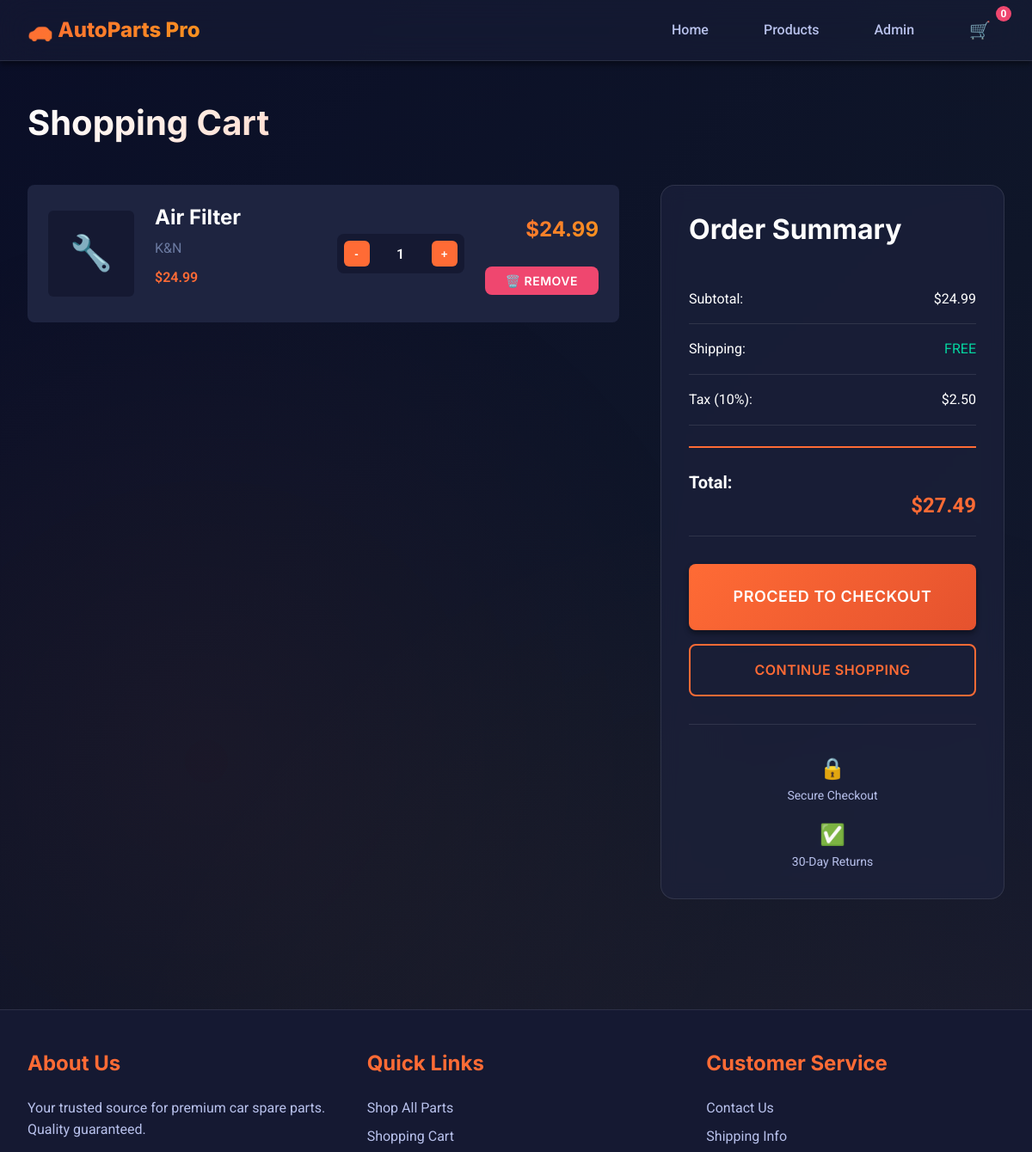
/cart (upper part), run on an earlier commit of the app's database.
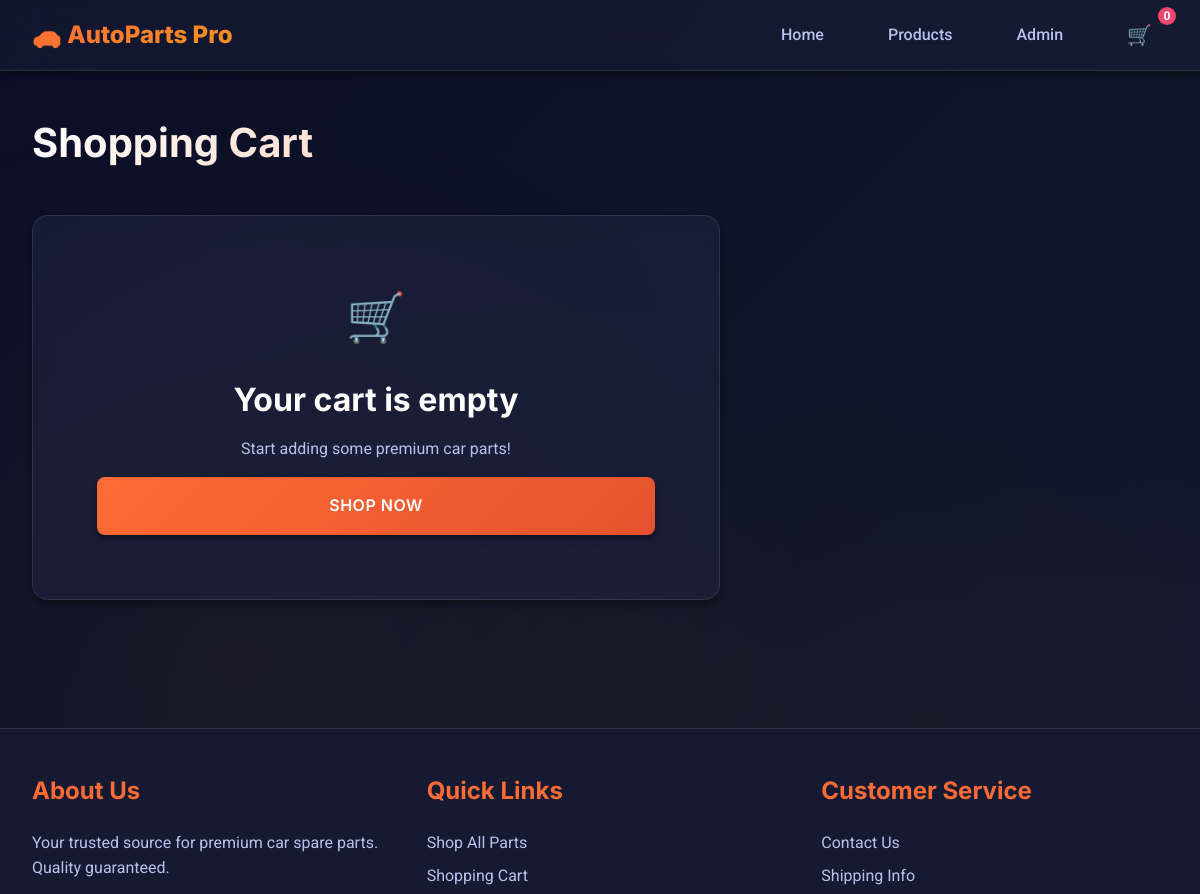
And on a later commit of the database.
### app.py (models this page shows)
class CartItem(db.Model):
    id = db.Column(db.Integer, primary_key=True)
    product_id = db.Column(db.Integer, db.ForeignKey('product.id'), nullable=False)
    quantity = db.Column(db.Integer, default=1)
    session_id = db.Column(db.String(100))
    product = db.relationship('Product', backref='cart_items')

class Product(db.Model):
    id = db.Column(db.Integer, primary_key=True)
    name = db.Column(db.String(200), nullable=False)
    description = db.Column(db.Text)
    price = db.Column(db.Float, nullable=False)
    stock = db.Column(db.Integer, default=0)
    brand = db.Column(db.String(100))
    part_number = db.Column(db.String(100))
    image_url = db.Column(db.String(500))
    category_id = db.Column(db.Integer, db.ForeignKey('category.id'), nullable=False)
    compatible_cars = db.Column(db.Text)  # Stored as comma-separated values
    specifications = db.Column(db.Text)
    featured = db.Column(db.Boolean, default=False)
    created_at = db.Column(db.DateTime, default=datetime.utcnow)

### app.py (the view)
@app.route('/cart')
def cart():
    cart_items = CartItem.query.all()
    total = sum(item.product.price * item.quantity for item in cart_items)
    return render_template('cart.html', cart_items=cart_items, total=total)

### templates/cart.html (shortened to what the changed rows need)
{% extends 'base.html' %}
{% block content %}
<section style="padding-top: var(--space-xl);">
    <div class="container">
        <h1 class="hero-title" style="font-size: var(--text-4xl); margin-bottom: var(--space-xl);">Shopping Cart</h1>
        <div style="display: grid; grid-template-columns: 1fr 400px; gap: var(--space-xl);">
            <div>
                {% if cart_items %}
                {% for item in cart_items %}
                <div class="cart-item" id="cart-item-{{ item.id }}">
                    <div
                        style="background: var(--bg-secondary); width: 100px; height: 100px; border-radius: var(--radius-sm); display: flex; align-items: center; justify-content: center; font-size: var(--text-4xl);">
                        🔧
                    </div>
                    <div class="cart-item-details">
                        <h4>{{ item.product.name }}</h4>
                        <p style="color: var(--text-muted); margin-bottom: var(--space-xs);">{{ item.product.brand }}
                        </p>
                        <p style="color: var(--primary); font-weight: 600;">${{ "%.2f"|format(item.product.price) }}</p>
                    </div>
                    <div class="quantity-control">
                        <button class="quantity-btn" onclick="updateQuantity({{ item.id }}, -1)">-</button>
                        <span class="quantity-value" id="quantity-{{ item.id }}">{{ item.quantity }}</span>
                        <button class="quantity-btn" onclick="updateQuantity({{ item.id }}, 1)">+</button>
                    </div>
                    <div style="text-align: right;">
                        <p class="card-price" style="margin-bottom: var(--space-md);">${{
                            "%.2f"|format(item.product.price * item.quantity) }}</p>
                        <button class="btn btn-outline btn-sm" onclick="removeItem({{ item.id }})"
                            style="background: var(--danger); color: white; border: none;">
                            🗑️ Remove
                        </button>
                    </div>
                </div>
                {% endfor %}
                {% else %}
                <div class="card text-center" style="padding: var(--space-2xl);">
                    <div style="font-size: var(--text-5xl); margin-bottom: var(--space-md);">🛒</div>
                    <h3>Your cart is empty</h3>
                    <p>Start adding some premium car parts!</p>
                    <a href="{{ url_for('products') }}" class="btn btn-primary">Shop Now</a>
                </div>
                {% endif %}
            </div>
            {% if cart_items %}
            <div class="cart-summary">
                <h3 style="margin-bottom: var(--space-lg);">Order Summary</h3>
                <div class="summary-row">
                    <span>Subtotal:</span>
                    <span id="subtotal">${{ "%.2f"|format(total) }}</span>
                </div>
                <div class="summary-row">
                    <span>Shipping:</span>
                    <span style="color: var(--success);">FREE</span>
                </div>
                <div class="summary-row">
                    <span>Tax (10%):</span>
                    <span id="tax">${{ "%.2f"|format(total * 0.1) }}</span>
                </div>
                <div class="summary-row"
                    style="border-top: 2px solid var(--primary); padding-top: var(--space-md); margin-top: var(--space-md);">
                    <span style="font-size: var(--text-xl); font-weight: 700;">Total:</span>
                    <span class="summary-total" id="total">${{ "%.2f"|format(total * 1.1) }}</span>
                </div>
                <a href="{{ url_for('checkout') }}" class="btn btn-primary btn-lg"
                    style="width: 100%; margin-top: var(--space-lg);">
                    Proceed to Checkout
                </a>
                <a href="{{ url_for('products') }}" class="btn btn-outline"
                    style="width: 100%; margin-top: var(--space-sm);">
                    Continue Shopping
                </a>
                <div
                    style="margin-top: var(--space-lg); padding-top: var(--space-lg); border-top: 1px solid var(--glass-border);">
                    <div style="text-align: center; margin-bottom: var(--space-sm);">
                        <span style="font-size: var(--text-2xl);">🔒</span>
                        <p style="font-size: var(--text-sm); margin: 0;">Secure Checkout</p>
                    </div>
                    <div style="text-align: center;">
                        <span style="font-size: var(--text-2xl);">✅</span>
                        <p style="font-size: var(--text-sm); margin: 0;">30-Day Returns</p>
                    </div>
                </div>
            </div>
            {% endif %}
        </div>
    </div>
</section>
{% endblock %}

What changed in the data, as far as the page shows it:
removed CartItem: product.name "Air Filter", product.brand "K&N", quantity "1"
no longer on this page (row edited): Product: product.price "24.99", item.product.price*item.quantity "24.99"
Also different on the page:
{{ "%.2f"|format(total) }}: "24.99" → (not shown)
{{ "%.2f"|format(total * 0.1) }}: "2.50" → (not shown)
{{ "%.2f"|format(total * 1.1) }}: "27.49" → (not shown)
text no longer shown: "Order Summary Subtotal: $ Shipping: FREE Tax (10%): $ Total: $ PROCEED TO CHECKOUT CONTINUE SHOPPING 🔒 Secure Checkout ✅ 30-Day Returns"
text now shown: "🛒 Your cart is empty Start adding some premium car parts! SHOP NOW"
